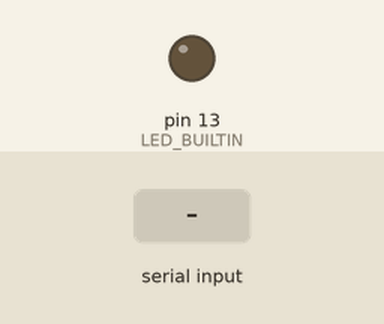
Recording of a sketch running on a simulated Arduino Uno, built with avr-gcc and run on an emulated ATmega328P. Parts: output pins drawn as LEDs (lit = HIGH). Inputs (shaded band) come from the test bench. What the sketch prints to the serial monitor is not drawn.

Above: at 1.2 s.
1.3 s: byte 30 received over Serial
At 1.7 s:
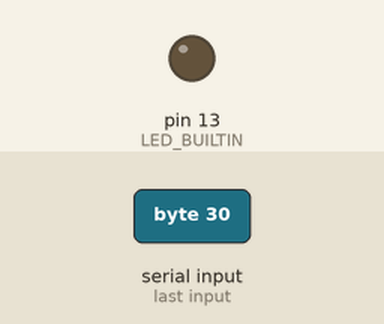
2.9 s: byte 90 received over Serial
At 4.1 s:
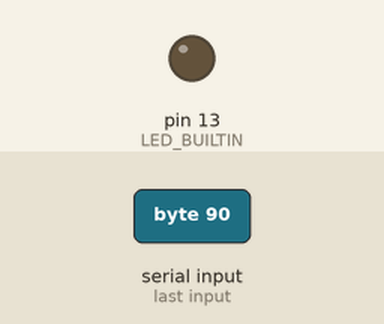
4.4 s: byte 120 received over Serial
At 5.3 s:
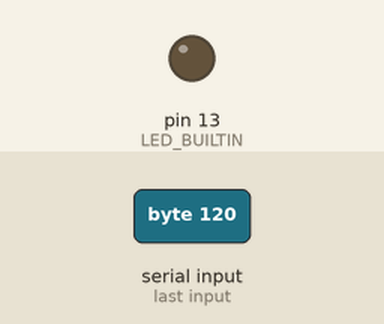
Timing chart, 0 to 7.4 s (numbered marks = the images above; inputs shaded):
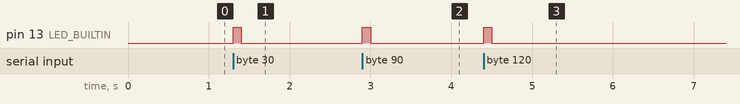

The sketch:

simple_serial_echo_test.ino
```cpp
/*
 * Simple Serial Echo Test
 *
 * This sketch will echo back any characters received over serial.
 * The built-in LED will also blink on each character received.
 */

void setup() {
  // Initialize serial communication at 9600 baud
  Serial.begin(9600);

  // Initialize the built-in LED pin as an output
  pinMode(LED_BUILTIN, OUTPUT);

  // Send a startup message
  Serial.println("Serial Echo Test Ready");
}

void loop() {
  // Check if data is available to read
  if (Serial.available() > 0) {
    // Read the incoming byte
    char incomingChar = Serial.read();

    // Echo the character back
    Serial.print("Received: ");
    Serial.println(incomingChar);

    // Blink the LED to visually confirm reception
    digitalWrite(LED_BUILTIN, HIGH);
    delay(100);
    digitalWrite(LED_BUILTIN, LOW);
  }
}
```

Measured:
- after the input at 1.3 s, pin 13 (LED_BUILTIN): LOW → HIGH at once, → LOW 0.10 s later
- after the input at 2.9 s, pin 13 (LED_BUILTIN): LOW → HIGH at once, → LOW 0.10 s later
- after the input at 4.4 s, pin 13 (LED_BUILTIN): LOW → HIGH at once, → LOW 0.10 s later
